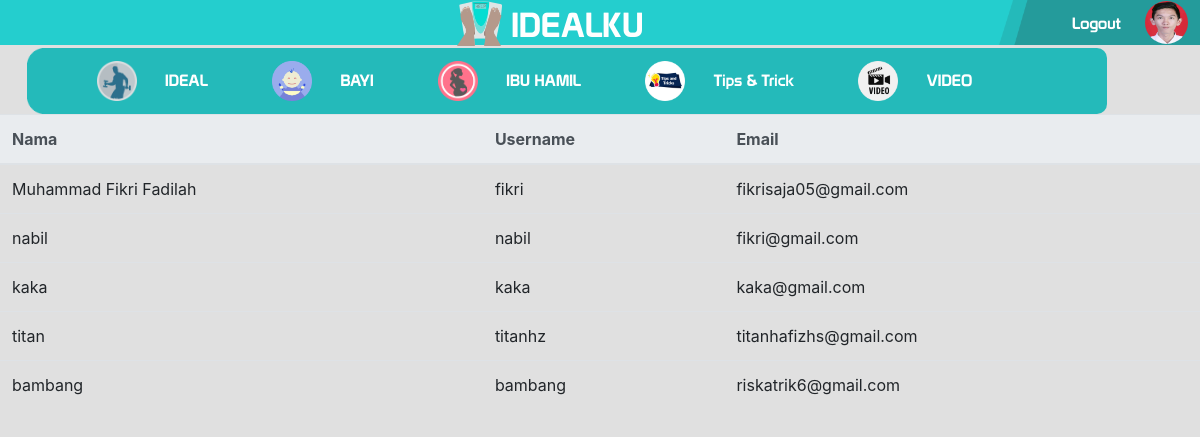
/admin.php (signed in), run on the app's committed database.
### tables this page shows
CREATE TABLE `profil` (
  `umur` int(11) NOT NULL,
  `no_hp` char(13) NOT NULL,
  `jenis_kelamin` tinyint(1) NOT NULL,
  `foto` varchar(200) NOT NULL,
  `username` varchar(20) NOT NULL,
  `id_profil` int(11) NOT NULL
);

CREATE TABLE `users` (
  `iduser` int(11) NOT NULL,
  `username` varchar(20) NOT NULL,
  `password` varchar(100) NOT NULL,
  `email` varchar(30) NOT NULL,
  `nama` varchar(50) NOT NULL,
  `status` tinyint(1) NOT NULL DEFAULT 1
);

### nav_hijau.php (the view, shortened to what this page needs)
  	<nav>
  		<ul id="atas">
  			<center>
  		<li id="idealku">
        <img src="atribut/logo.png" id="logo">
  			IDEALKU
  		</li>
  		 <?php
        if (empty($_SESSION['user'])) {
      ?>
     <li id="login" >
        <a href="login/login.php"> LOGIN</a>
      </li>
      <li id="daftar">
        <a href="login/register.php"> DAFTAR</a>
      </li>
        <?php
        }
else{
      ?>
      <li id="daftar">
        <a href="profil/profil.php">
          <?php
          include 'config.php';
            $user = $_SESSION["user"];
            $query_data = "SELECT foto from profil where username='$user'";
          $hasil_data= mysqli_query($conn,$query_data);
            foreach ($hasil_data as $value) {
                $foto=$value['foto'];
            }
          ?>
      <?php if (empty($foto)) {
       ?>
       <img src="atribut/laki1.png" style="width: 43px; margin-top: -11px; height: 43px; border-radius: 50%;">
      <?php }else{ ?>
       <img src="profil/image/<?php echo $foto ?>" style="width: 43px; margin-top: -11px; height: 43px; border-radius: 50%;">
      <?php } ?>
        </a>
      </li>
      <li id="daftar">
        <a  href="login/logout.php" role="button"
  onclick="return confirm('yakin akan logout ?')">Logout</a>
      </li>
      <?php
    }
      ?>
  		</center>
  		</ul>
  	</nav>
    <nav class="navbar navbar-expand-sm justify-content-center menu" >
  <ul class="navbar-nav ">
  	<div>
  <a class="navbar-brand" href="#"><img src="atribut/ideal.png"></a>
    <li class="nav-item">
      <a class="nav-link" href="index.php">IDEAL</a>
    </li>
    </div>
    <div>
  <a class="navbar-brand" href="#"><img src="atribut/bayi.png"></a>
    <li class="nav-item">
      <a class="nav-link" href="bayi.php">BAYI</a>
    </li>
	</div>
	<div>
  <a class="navbar-brand" href="ibu_hamil.php"><img src="atribut/ibu.png"></a>
    <li class="nav-item">
      <a class="nav-link" href="ibu_hamil.php">IBU HAMIL</a>
    </li>
	</div>
	<div>
  <a class="navbar-brand" href="tips.php"><img src="atribut/tips.png"></a>
    <li class="nav-item">
      <a class="nav-link" href="tips.php">Tips & Trick</a>
    </li>
</div>
<div>
  <a class="navbar-brand" href="video.php"><img src="atribut/video.png"></a>
    <li class="nav-item">
      <a class="nav-link" href="video.php">VIDEO</a>
    </li>
    </div>
  </ul>
</nav>

### admin.php (shortened to what this page needs)
 <?php require 'connect.php';
  ?>
<!doctype html>
<html lang="en">
  <head>
    <link rel="stylesheet" href="https://maxcdn.bootstrapcdn.com/bootstrap/4.0.0/css/bootstrap.min.css">
    <link rel="stylesheet" type="text/css" href="landing2.css">
  </head>
  <body>
   <?php include 'nav_hijau.php'; ?>
    <table class="table">
            <thead class="thead-light">
              <tr>
                <th scope="col">
                  Nama
  </th>
                <th scope="col">
                  Username
  </th>
                <th scope="col">
                  Email
  </th>
              </thead>
      <tbody>
            <?php
            $file = simplexml_load_file('xml/nama.xml');
foreach ($file->datauser as $value) {
      ?>
<tr>
        <td>
          <?php echo "$value->nama"; ?>
        </td>
        <td scope="col">
          <?php echo "$value->username"; ?>
        </td>
        <td scope="col">
          <?php echo "$value->email"; ?>
        </td>
        </tr>
<?php
  }
             ?>
      </tbody>
</table>
 </body>
 </html>

### landing2.css (style rules this page uses)
html,body { background-color: #e0e0e0; height: 100% }
#daftar img { width: 45px; margin-top: -11px; }

### nav_hijau.php (style rules this page uses)
#atas { width: 100%; height: 45px; background-image: url('atribut/atas.png'); background-size: cover; }
#logo { width: 45px; height: 45px; margin-top: -10px; }
nav li { list-style: none; text-align: center; display: inline-block; font-family: "Prototype"; }
nav li a { color: white; }
#idealku { font-size: 34px; color: white; }
#daftar { float: right; padding: 12px; }
.navbar-brand img { width: 40px; height: 40px; }
.navbar-nav div { padding-right: 40px; }
.navbar-expand-sm .navbar-nav .nav-link { padding-right: 1.5rem; padding-left: -0.5rem; }
.menu { margin: auto; background-image: url('atribut/nav.png'); background-size: cover; margin-top: -13px; width: 90%; border-radius: 10px ; }

### data on the page
profil: foto (picture)
users: nama "Muhammad Fikri Fadilah", username "fikri", email "fikrisaja05@gmail.com"
users: nama "nabil", username "nabil", email "fikri@gmail.com"
users: nama "kaka", username "kaka", email "kaka@gmail.com"
users: nama "titan", username "titanhz", email "titanhafizhs@gmail.com"
users: nama "bambang", username "bambang", email "riskatrik6@gmail.com"
